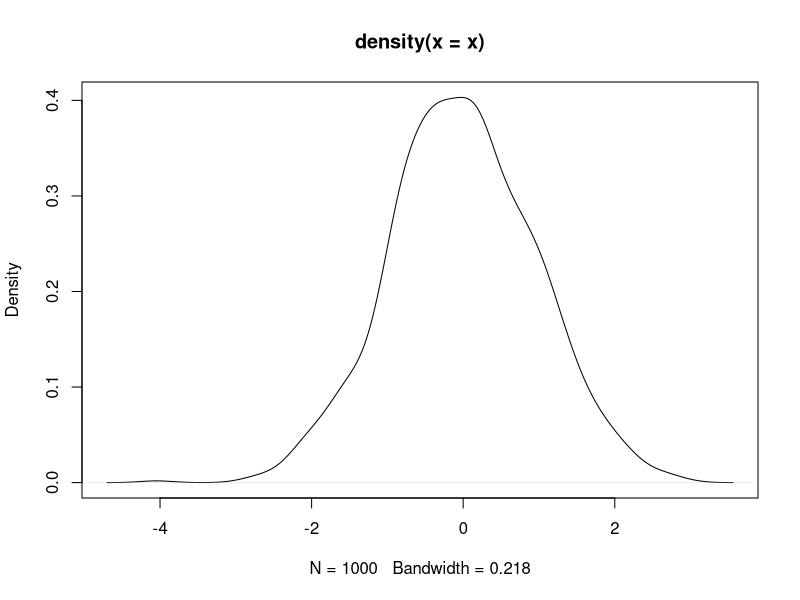

Write R code to recreate this figure.
## ---- chunk 1
knitr::opts_chunk$set(echo = TRUE)
## ---- chunk 2
summary(cars)
## ---- chunk 3
x<-rnorm(1000)
head(x)
plot(density(x))
